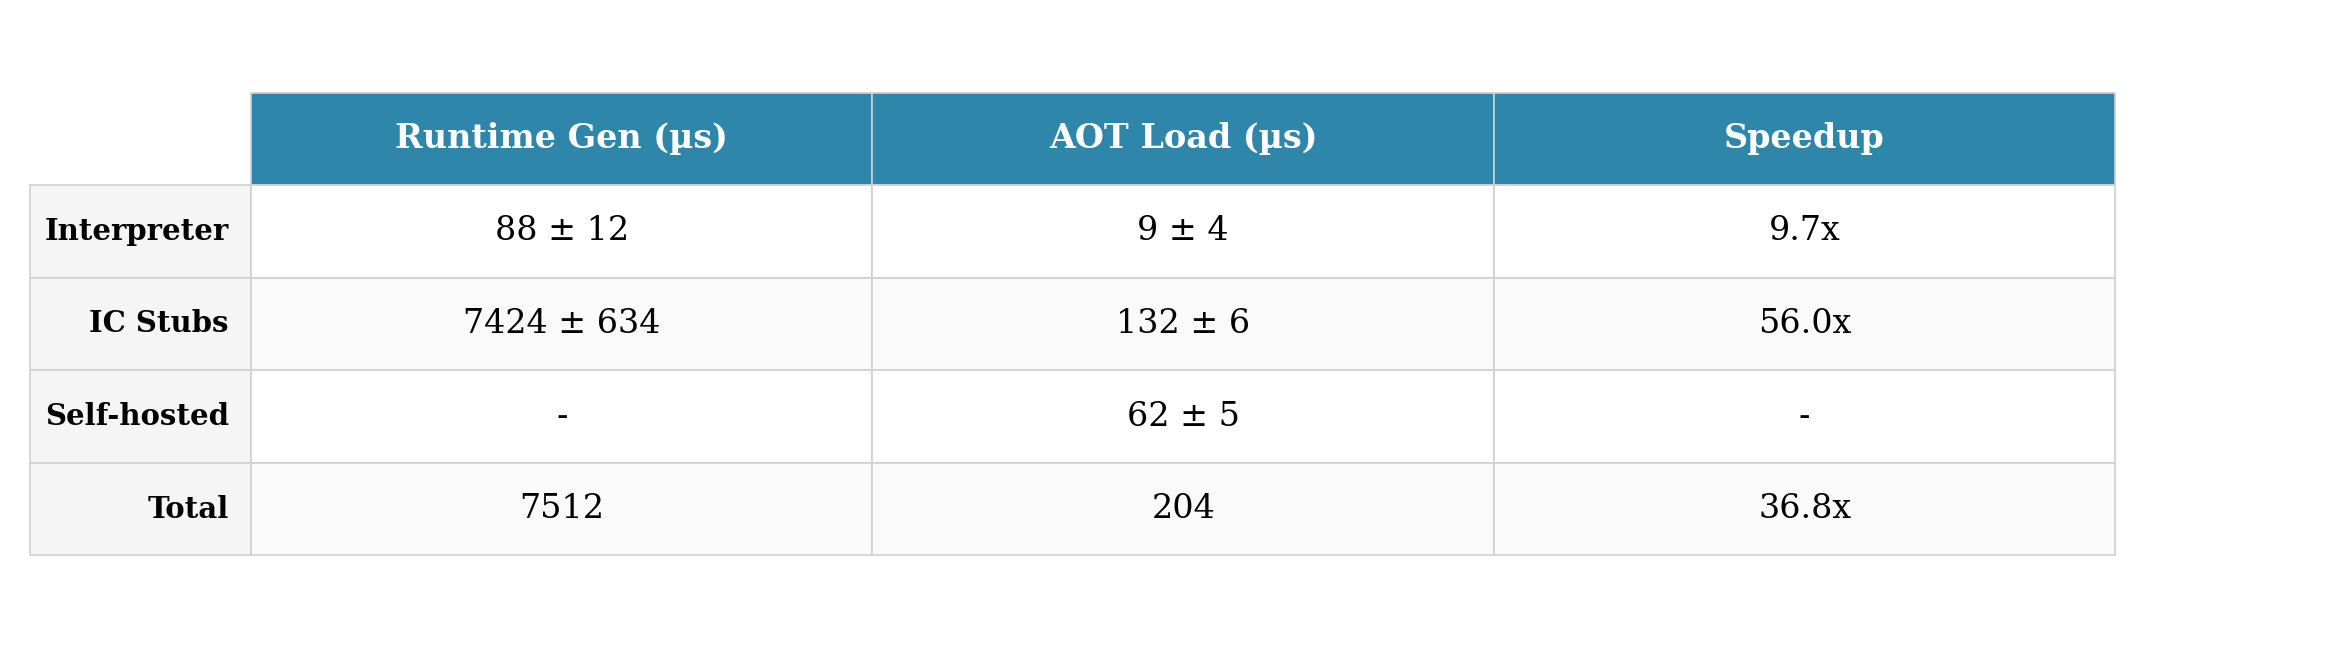

Generate this figure with Python:
#!/home/justin/tools/fossil/figures/.venv/bin/python
import sys
from fossil_figures import apply_style, load_stdin, comparison_table
from fossil_figures.types import Scalar

apply_style(column="single")
data = load_stdin()
table = data.flat_table()

rt = table.get("runtime-baseline", {})
aot = table.get("aot-full", {})

def fmt_scalar(s):
    if s is None:
        return "-"
    if s.stddev == 0 or s.mean == 0:
        return f"{s.mean:.0f}"
    return f"{s.mean:.0f} \u00b1 {s.stddev:.0f}"

def speedup(rt_s, aot_s):
    if rt_s is None or aot_s is None or aot_s.mean == 0:
        return "-"
    ratio = rt_s.mean / aot_s.mean
    return f"{ratio:.1f}x"

components = [
    ("Interpreter",  "jit_gen_interp_us",       "aot_load_interp_us"),
    ("IC Stubs",     "jit_gen_ics_us",          "aot_load_ics_us"),
    ("Self-hosted",  "jit_gen_selfhosted_us",   "aot_load_selfhosted_us"),
]

row_labels = []
cells = []
for label, rt_key, aot_key in components:
    rt_s = rt.get(rt_key)
    aot_s = aot.get(aot_key)
    row_labels.append(label)
    cells.append([
        fmt_scalar(rt_s),
        fmt_scalar(aot_s),
        speedup(rt_s, aot_s),
    ])

rt_total = sum(rt.get(k, Scalar(0, 0)).mean for _, k, _ in components)
aot_total = sum(aot.get(k, Scalar(0, 0)).mean for _, _, k in components)
row_labels.append("Total")
cells.append([
    f"{rt_total:.0f}",
    f"{aot_total:.0f}",
    f"{rt_total / aot_total:.1f}x" if aot_total > 0 else "-",
])

fig = comparison_table(
    row_labels=row_labels,
    col_labels=["Runtime Gen (\u00b5s)", "AOT Load (\u00b5s)", "Speedup"],
    cells=cells,
    fontsize=8,
)
fig.savefig(sys.argv[1])
